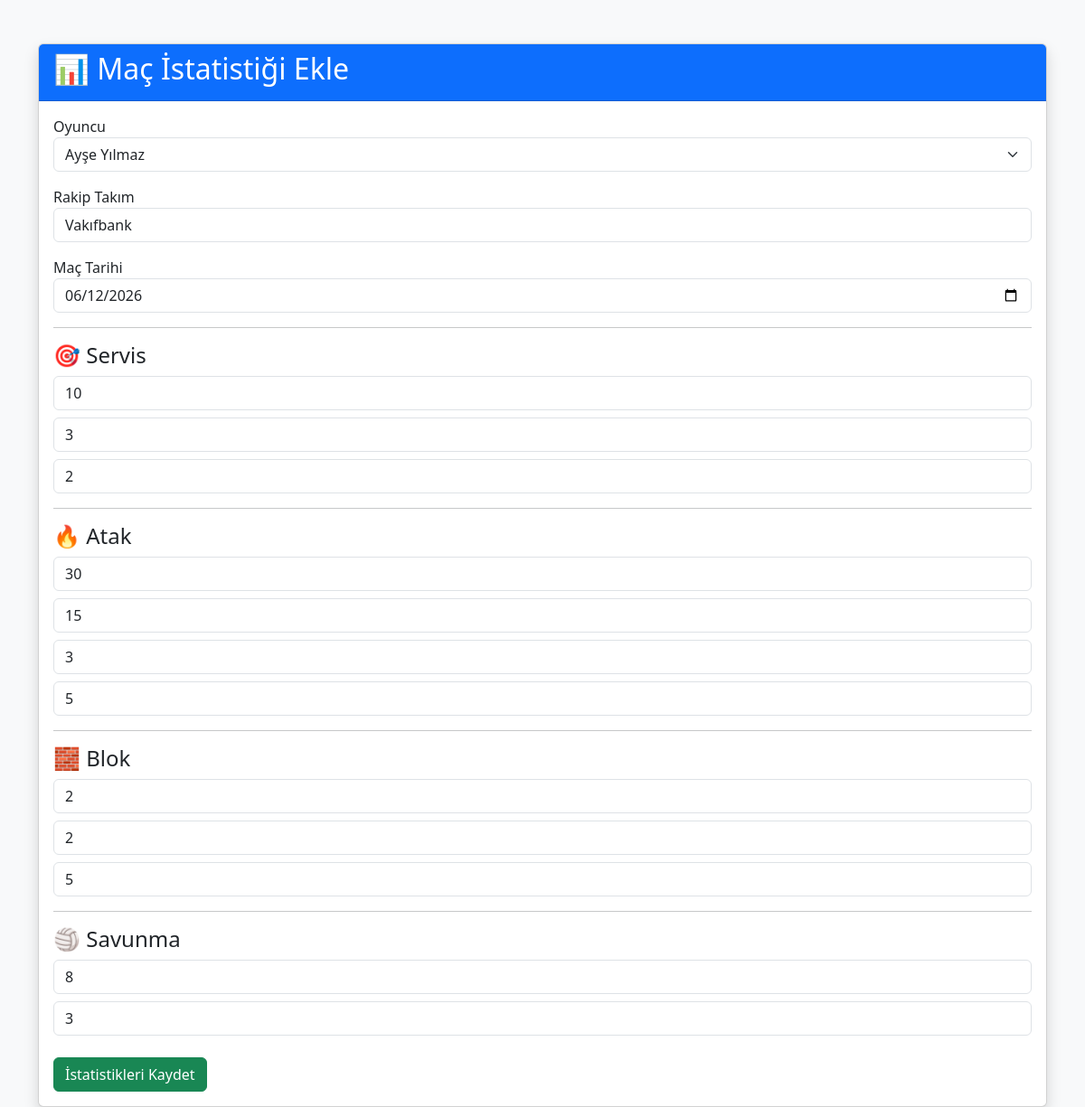
Page /edit_statistics.php?id=3 (signed in) on the committed database.
### tables this page shows
CREATE TABLE `player_statistics` (
  `id` int(11) NOT NULL,
  `player_id` int(11) NOT NULL,
  `total_serves` int(11) DEFAULT 0,
  `aces` int(11) DEFAULT 0,
  `service_errors` int(11) DEFAULT 0,
  `total_attacks` int(11) DEFAULT 0,
  `attack_kills` int(11) DEFAULT 0,
  `attack_errors` int(11) DEFAULT 0,
  `blocked_attacks` int(11) DEFAULT 0,
  `kill_blocks` int(11) DEFAULT 0,
  `block_errors` int(11) DEFAULT 0,
  `touch_blocks` int(11) DEFAULT 0,
  `total_receptions` int(11) DEFAULT 0,
  `perfect_receptions` int(11) DEFAULT 0,
  `positive_receptions` int(11) DEFAULT 0,
  `reception_errors` int(11) DEFAULT 0,
  `successful_digs` int(11) DEFAULT 0,
  `dig_errors` int(11) DEFAULT 0,
  `created_at` timestamp NOT NULL DEFAULT current_timestamp(),
  `opponent` varchar(100) NOT NULL,
  `match_date` date NOT NULL
);

CREATE TABLE `players` (
  `id` int(11) NOT NULL,
  `full_name` varchar(100) NOT NULL,
  `position` enum('Pasör','Smaçör','Orta Oyuncu','Libero','Pasör Çaprazı') NOT NULL,
  `jersey_number` int(11) NOT NULL,
  `height` int(11) NOT NULL,
  `birth_date` date NOT NULL,
  `created_by` int(11) DEFAULT NULL
);

### edit_statistics.php (the view, shortened to what this page needs)
<?php
include 'config/db.php';
$id = $_GET['id'];
$stmt = $conn->prepare("
    SELECT *
    FROM player_statistics
    WHERE id = ?
");
$stmt->bind_param("i", $id);
$stmt->execute();
$result = $stmt->get_result();
$statistics = $result->fetch_assoc();
$players = $conn->query("
    SELECT id, full_name, position
    FROM players
    ORDER BY full_name
");
?>
<!DOCTYPE html>
<html lang="tr">
<head>
    <link href="https://cdn.jsdelivr.net/npm/bootstrap@5.3.7/dist/css/bootstrap.min.css" rel="stylesheet">
</head>
<body class="bg-light">
<div class="container mt-5">
    <div class="card shadow">
        <div class="card-header bg-primary text-white">
            <h2>📊 Maç İstatistiği Ekle</h2>
        </div>
        <div class="card-body">
            <form method="POST">
                <div class="mb-3">
                    <label>Oyuncu</label>
                    <select name="player_id" class="form-select" required>
                        <?php while($player = $players->fetch_assoc()): ?>
    <option value="<?= $player['id'] ?>"
        data-position="<?= $player['position'] ?>"
        <?= ($player['id'] == $statistics['player_id']) ? 'selected' : '' ?>>
    <?= $player['full_name'] ?>
</option>
<?php endwhile; ?>
                    </select>
                </div>
                <div class="mb-3">
                    <label>Rakip Takım</label>
                    <input type="text"
       name="opponent"
       class="form-control"
       value="<?= htmlspecialchars($statistics['opponent']) ?>"
       required>
                </div>
                <div class="mb-3">
                    <label>Maç Tarihi</label>
                    <input type="date"
       name="match_date"
       class="form-control"
       value="<?= $statistics['match_date'] ?>"
       required>
                </div>
                <hr>
                <div id="serviceSection">
                <h4>🎯 Servis</h4>
                <input type="number" placeholder="Toplam Servis" name="total_serves"  class="form-control mb-2" min="0" value="<?= $statistics['total_serves'] ?>">
                <input type="number"
       placeholder="Ace Sayısı"
       name="aces"
       class="form-control mb-2"
       min="0"
       value="<?= $statistics['aces'] ?>">
                <input type="number" placeholder="Servis Hatası" name="service_errors"  class="form-control mb-2" min="0" value="<?= $statistics['service_errors'] ?>">
                <hr>
                </div>
                <div id="attackSection">
                <h4>🔥 Atak</h4>
                <input type="number" placeholder="Toplam Atak" name="total_attacks"  class="form-control mb-2" min="0" value="<?= $statistics['total_attacks'] ?>">
                <input type="number" placeholder="Atak Sayısı" name="attack_kills"  class="form-control mb-2" min="0" value="<?= $statistics['attack_kills'] ?>">
                <input type="number" placeholder="Atak Hatası" name="attack_errors"  class="form-control mb-2" min="0" value="<?= $statistics['attack_errors'] ?>">
                <input type="number" placeholder="Bloklanan Atak" name="blocked_attacks"  class="form-control mb-2" min="0" value="<?= $statistics['blocked_attacks'] ?>">
                <hr>
                </div>
                <div id="blockSection">
                <h4>🧱 Blok</h4>
                <input type="number" placeholder="Blok Sayısı" name="kill_blocks"  class="form-control mb-2" min="0" value="<?= $statistics['kill_blocks'] ?>">
                <input type="number" placeholder="Blok Hatası" name="block_errors"  class="form-control mb-2" min="0" value="<?= $statistics['block_errors'] ?>">
                <input type="number" placeholder="Blok Touch" name="touch_blocks"  class="form-control mb-2" min="0" value="<?= $statistics['touch_blocks'] ?>">
                <hr>
                </div>
                <div id="digSection">
                <h4>🏐 Savunma</h4>
                <input type="number" placeholder="Başarılı Dig" name="successful_digs"  class="form-control mb-2" min="0" value="<?= $statistics['successful_digs'] ?>">
                <input type="number" placeholder="Dig Hatası" name="dig_errors"  class="form-control mb-2" min="0" value="<?= $statistics['dig_errors'] ?>">
                </div>
                <button type="submit" class="btn btn-success mt-3">
                    İstatistikleri Kaydet
                </button>
            </form>
        </div>
    </div>
</div>
</body>
</html>

### rows in the picture
player_statistics: player_id "Ayşe Yılmaz", opponent "Vakıfbank", match_date "06/12/2026", total_serves "10", aces "3", service_errors "2", total_attacks "30", attack_kills "15", attack_errors "3", blocked_attacks "5", kill_blocks "2", block_errors "2", touch_blocks "5", successful_digs "8", dig_errors "3"
